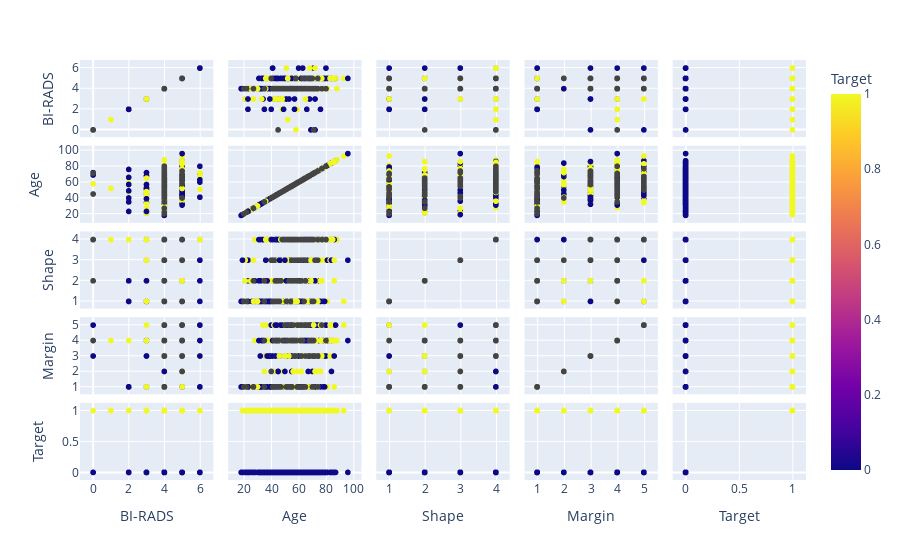

The notebook cell saved with this chart:
### Code cell
fig = px.scatter_matrix(df, color='Target')
fig

### Figure 1 — Plotly figure (JSON) as saved in the notebook; plotly's stock layout.template omitted (floating-point values rounded to 4 significant figures; data arrays with more than 128 entries replaced by an {"elided": "..."} marker saying what was removed)
{"data": [{"dimensions": [{"axis": {"matches": true}, "label": "BI-RADS", "values": {"elided": "891 int values"}}, {"axis": {"matches": true}, "label": "Age", "values": {"elided": "891 int values"}}, {"axis": {"matches": true}, "label": "Shape", "values": {"elided": "891 int values"}}, {"axis": {"matches": true}, "label": "Margin", "values": {"elided": "891 int values"}}, {"axis": {"matches": true}, "label": "Target", "values": {"elided": "891 int values"}}], "hovertemplate": "%{xaxis.title.text}=%{x}<br>%{yaxis.title.text}=%{y}<br>Target=%{marker.color}<extra></extra>", "legendgroup": "", "marker": {"color": {"elided": "891 int values"}, "coloraxis": "coloraxis", "symbol": "circle"}, "name": "", "showlegend": false, "type": "splom"}], "layout": {"coloraxis": {"colorbar": {"title": {"text": "Target"}}, "colorscale": [[0, "#0d0887"], [0.1111, "#46039f"], [0.2222, "#7201a8"], [0.3333, "#9c179e"], [0.4444, "#bd3786"], [0.5556, "#d8576b"], [0.6667, "#ed7953"], [0.7778, "#fb9f3a"], [0.8889, "#fdca26"], [1, "#f0f921"]]}, "dragmode": "select", "legend": {"tracegroupgap": 0}, "margin": {"t": 60}}}
